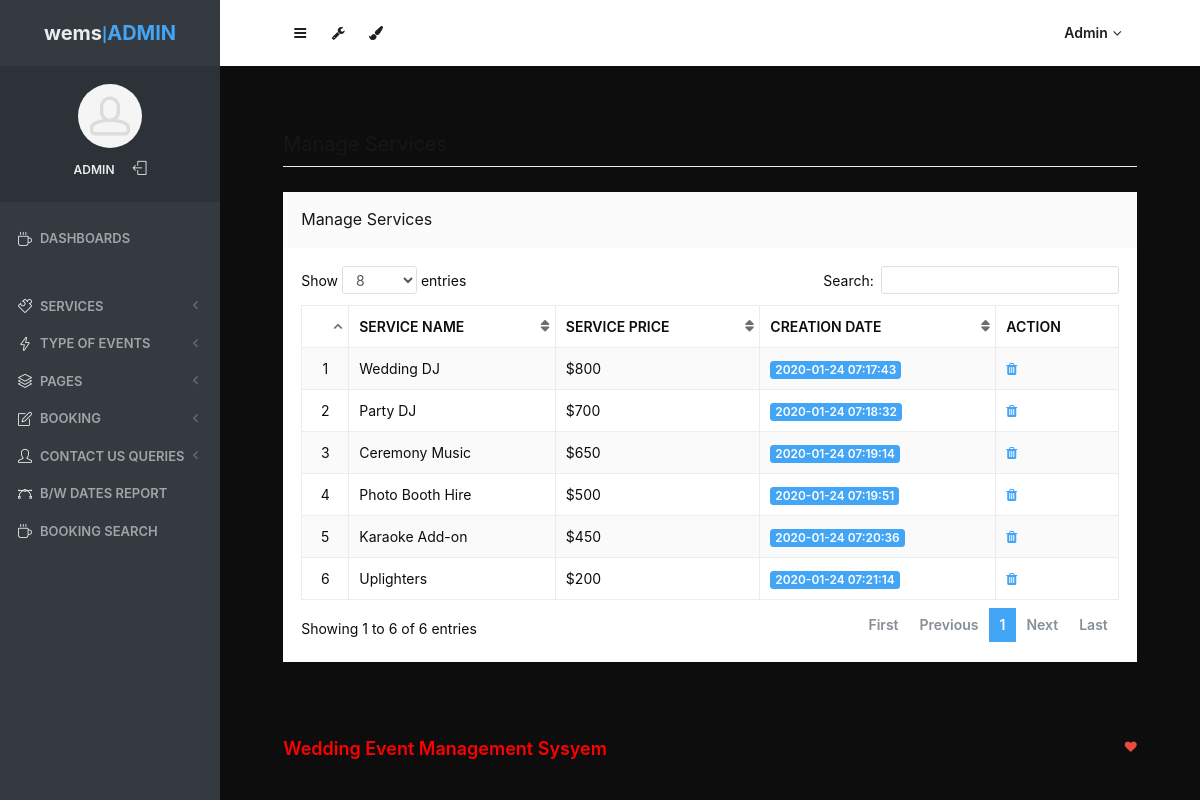
Screenshot of /wems/admin/manage-services.php (signed in) with the database file from the repository.
### tables this page shows
CREATE TABLE `tblservice` (
  `ID` int(10) NOT NULL,
  `ServiceName` varchar(200) DEFAULT NULL,
  `SerDes` varchar(250) NOT NULL,
  `ServicePrice` varchar(200) DEFAULT NULL,
  `CreationDate` timestamp NULL DEFAULT current_timestamp()
);

### wems/admin/manage-services.php (the view, shortened to what this page needs)
<?php
include('includes/dbconnection.php');
if (strlen($_SESSION['odmsaid']==0)) {
  header('location:logout.php');
  } else{
  ?>
<!doctype html>
<html lang="en" class="no-focus">
    <head>
        <link rel="stylesheet" href="assets/js/plugins/datatables/dataTables.bootstrap4.min.css">
        <link rel="stylesheet" id="css-main" href="assets/css/codebase.min.css">
    </head>
    <body>
        <div id="page-container" class="sidebar-o sidebar-inverse side-scroll page-header-fixed main-content-narrow">
           <?php include_once('includes/sidebar.php');?>
          <?php include_once('includes/header.php');?>
            <main id="main-container">
                <div class="content">
                    <h2 class="content-heading">Manage Services</h2>
                    <div class="block">
                        <div class="block-header block-header-default">
                            <h3 class="block-title">Manage Services</h3>
                        </div>
                        <div class="block-content block-content-full">
                            <table class="table table-bordered table-striped table-vcenter js-dataTable-full-pagination">
                                <thead>
                                    <tr>
                                        <th class="text-center"></th>
                                        <th>Service Name</th>
                                        <th class="d-none d-sm-table-cell">Service Price</th>
                                        <th class="d-none d-sm-table-cell">Creation Date</th>
                                        <th class="d-none d-sm-table-cell" style="width: 15%;">Action</th>
                                       </tr>
                                </thead>
                                <tbody>
                                    <?php
$sql="SELECT * from tblservice";
$query = $dbh -> prepare($sql);
$query->execute();
$results=$query->fetchAll(PDO::FETCH_OBJ);
$cnt=1;
if($query->rowCount() > 0)
{
foreach($results as $row)
{               ?>
                                    <tr>
                                        <td class="text-center"><?php echo htmlentities($cnt);?></td>
                                        <td class="font-w620"><?php  echo htmlentities($row->ServiceName);?></td>
                                        <td class="d-none d-sm-table-cell">$<?php  echo htmlentities($row->ServicePrice);?></td>
                                        <td class="d-none d-sm-table-cell">
                                            <span class="badge badge-primary"><?php  echo htmlentities($row->CreationDate);?></span>
                                        </td>
                                         <td class="d-none d-sm-table-cell"><a href="manage-services.php?delid=<?php echo ($row->ID);?>" onclick="return confirm('Do you really want to Delete ?');"><i class="fa fa-trash fa-delete" aria-hidden="true"></i></a></td>
                                    </tr>
                                    <?php $cnt=$cnt+1;}} ?>
                                </tbody>
                            </table>
                        </div>
                    </div>
                </div>
            </main>
           <?php include_once('includes/footer.php');?>
        </div>
    </body>
</html>
<?php }  ?>

### wems/admin/includes/sidebar.php (shortened to what this page needs)
     <?php
include('includes/dbconnection.php');
if (strlen($_SESSION['odmsaid']==0)) {
  header('location:logout.php');
  } else{
  ?>
   <nav id="sidebar">
                <div id="sidebar-scroll">
                    <div class="sidebar-content">
                        <div class="content-header content-header-fullrow px-15">
                            <div class="content-header-section text-center align-parent sidebar-mini-hidden">
                                <div class="content-header-item">
                                    <a class="link-effect font-w700" href="dashboard.php">
                                        <span class="font-size-xl text-dual-primary-dark">wems</span>|<span class="font-size-xl text-primary">ADMIN</span>
                                    </a>
                                </div>
                            </div>
                        </div>
                        <div class="content-side content-side-full content-side-user px-10 align-parent">
                            <div class="sidebar-mini-hidden-b text-center">
                                <a class="img-link" href="dashboard.php">
                                    <img class="img-avatar" src="assets/img/avatars/avatar15.jpg" alt="">
                                </a>
                                <ul class="list-inline mt-10">
                                    <?php
$aid=$_SESSION['odmsaid'];
$sql="SELECT AdminName from  tbladmin where ID=:aid";
$query = $dbh -> prepare($sql);
$query->bindParam(':aid',$aid,PDO::PARAM_STR);
$query->execute();
$results=$query->fetchAll(PDO::FETCH_OBJ);
$cnt=1;
if($query->rowCount() > 0)
{
foreach($results as $row)
{               ?>
                                    <li class="list-inline-item">
                                        <a class="link-effect text-dual-primary-dark font-size-xs font-w600 text-uppercase" href="admin-profile.php"><?php  echo $row->AdminName;?></a>
                                    </li><?php $cnt=$cnt+1;}} ?>
                                    <li class="list-inline-item">
                                        <a class="link-effect text-dual-primary-dark" href="logout.php">
                                            <i class="si si-logout"></i>
                                        </a>
                                    </li>
                                </ul>
                            </div>
                        </div>
                        <div class="content-side content-side-full">
                            <ul class="nav-main">
                                <li class="open">
                                    <a href="dashboard.php"><i class="si si-cup"></i><span class="sidebar-mini-hide">Dashboards</span></a>
                                </li>
                                <li class="nav-main-heading"><span class="sidebar-mini-visible">UI</span><span class="sidebar-mini-hidden"></span></li>
                                <li>
                                    <a class="nav-submenu" data-toggle="nav-submenu"><i class="si si-puzzle"></i><span class="sidebar-mini-hide"></span>Services</a>
                                </li>
                                <li>
                                    <a class="nav-submenu" data-toggle="nav-submenu" href="#"><i class="si si-energy"></i><span class="sidebar-mini-hide">Type of Events</span></a>
                                </li>
                                <li>
                                    <a class="nav-submenu" data-toggle="nav-submenu" href="#"><i class="si si-layers"></i><span class="sidebar-mini-hide">Pages</span></a>
                                </li>
                                <li>
                                    <a class="nav-submenu" data-toggle="nav-submenu" href="#"><i class="si si-note"></i><span class="sidebar-mini-hide">Booking</span></a>
                                </li>
                                <li>
                                    <a class="nav-submenu" data-toggle="nav-submenu" href="#"><i class="si si-user"></i><span class="sidebar-mini-hide">Contact Us Queries</span></a>
                                </li>
                                <li>
                                    <a  href="between-dates-report.php"><i class="si si-vector"></i><span class="sidebar-mini-hide">B/w Dates Report</span></a>
                                </li>
                     <li>
                                    <a href="booking-search.php"><i class="si si-cup"></i><span class="sidebar-mini-hide">Booking Search</span></a>
                                </li>
                            </ul>
                        </div>
                    </div>
                </div>
            </nav>
           <?php }  ?>

### wems/admin/includes/header.php (shortened to what this page needs)
   <?php
include('includes/dbconnection.php');
if (strlen($_SESSION['odmsaid']==0)) {
  header('location:logout.php');
  } else{
  ?>
            <header id="page-header">
                <div class="content-header">
                    <div class="content-header-section">
                        <button type="button" class="btn btn-circle btn-dual-secondary" data-toggle="layout" data-action="sidebar_toggle">
                            <i class="fa fa-navicon"></i>
                        </button>
                        <div class="btn-group" role="group">
                            <button type="button" class="btn btn-circle btn-dual-secondary" id="page-header-options-dropdown" data-toggle="dropdown" aria-haspopup="true" aria-expanded="false">
                                <i class="fa fa-wrench"></i>
                            </button>
                        </div>
                        <div class="btn-group" role="group">
                            <button type="button" class="btn btn-circle btn-dual-secondary" id="page-header-themes-dropdown" data-toggle="dropdown" aria-haspopup="true" aria-expanded="false">
                                <i class="fa fa-paint-brush"></i>
                            </button>
                        </div>
                    </div>
                    <div class="content-header-section">
                        <div class="btn-group" role="group">
                            <?php
$aid=$_SESSION['odmsaid'];
$sql="SELECT AdminName from  tbladmin where ID=:aid";
$query = $dbh -> prepare($sql);
$query->bindParam(':aid',$aid,PDO::PARAM_STR);
$query->execute();
$results=$query->fetchAll(PDO::FETCH_OBJ);
$cnt=1;
if($query->rowCount() > 0)
{
foreach($results as $row)
{               ?>
                            <button type="button" class="btn btn-rounded btn-dual-secondary" id="page-header-user-dropdown" data-toggle="dropdown" aria-haspopup="true" aria-expanded="false">
                                <?php  echo $row->AdminName;?><i class="fa fa-angle-down ml-5"></i>
                            </button>
                            <?php $cnt=$cnt+1;}} ?>
                        </div>
                    </div>
                </div>
            </header>
            <?php }  ?>

### rows the page displays
tblservice: ServiceName "Wedding DJ", ServicePrice "800", CreationDate "2020-01-24 07:17:43"
tblservice: ServiceName "Party DJ", ServicePrice "700", CreationDate "2020-01-24 07:18:32"
tblservice: ServiceName "Ceremony Music", ServicePrice "650", CreationDate "2020-01-24 07:19:14"
tblservice: ServiceName "Photo Booth Hire", ServicePrice "500", CreationDate "2020-01-24 07:19:51"
tblservice: ServiceName "Karaoke Add-on", ServicePrice "450", CreationDate "2020-01-24 07:20:36"
tblservice: ServiceName "Uplighters", ServicePrice "200", CreationDate "2020-01-24 07:21:14"

### other values shown
$row->AdminName "ADMIN"
$row->AdminName "Admin"
